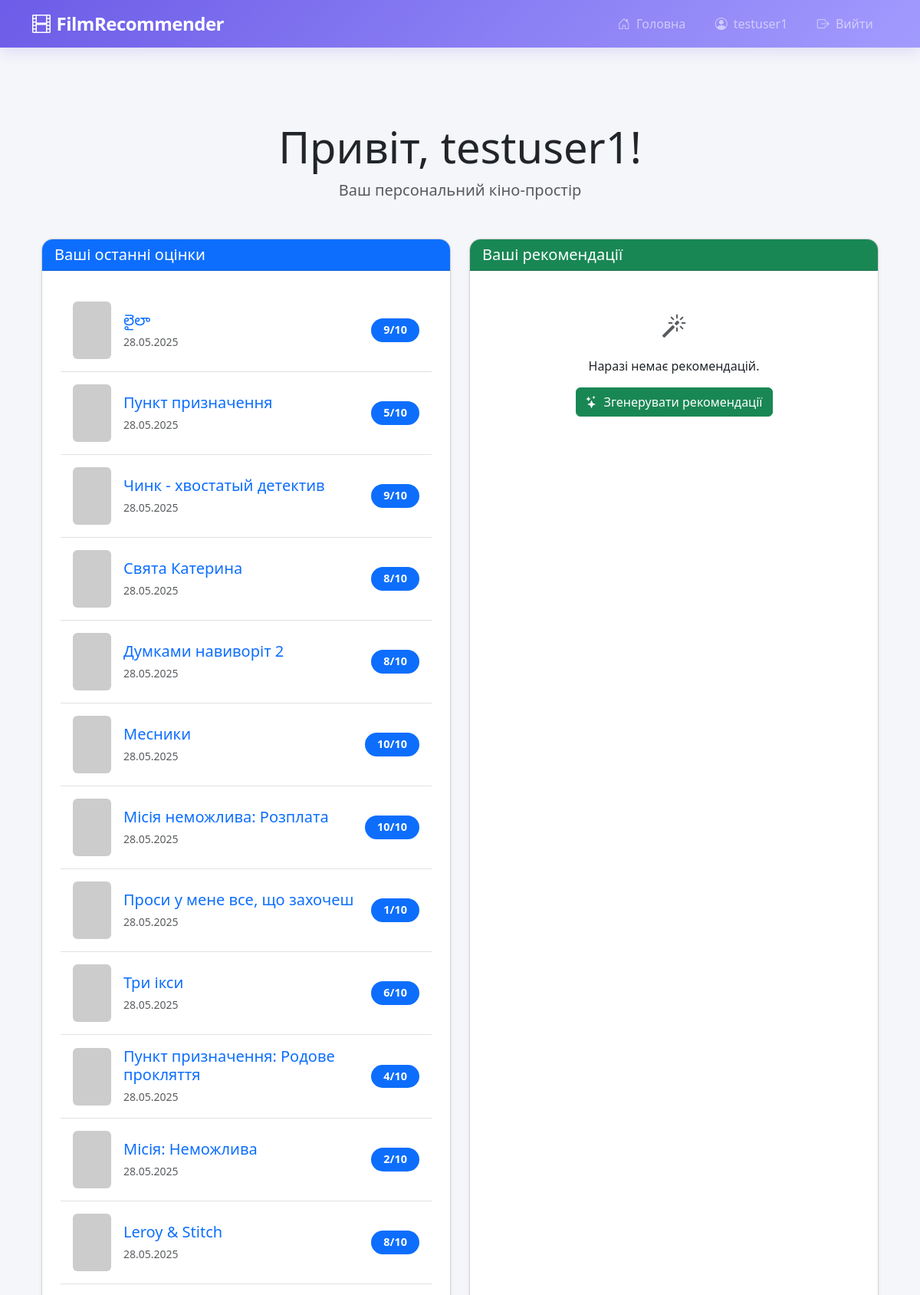
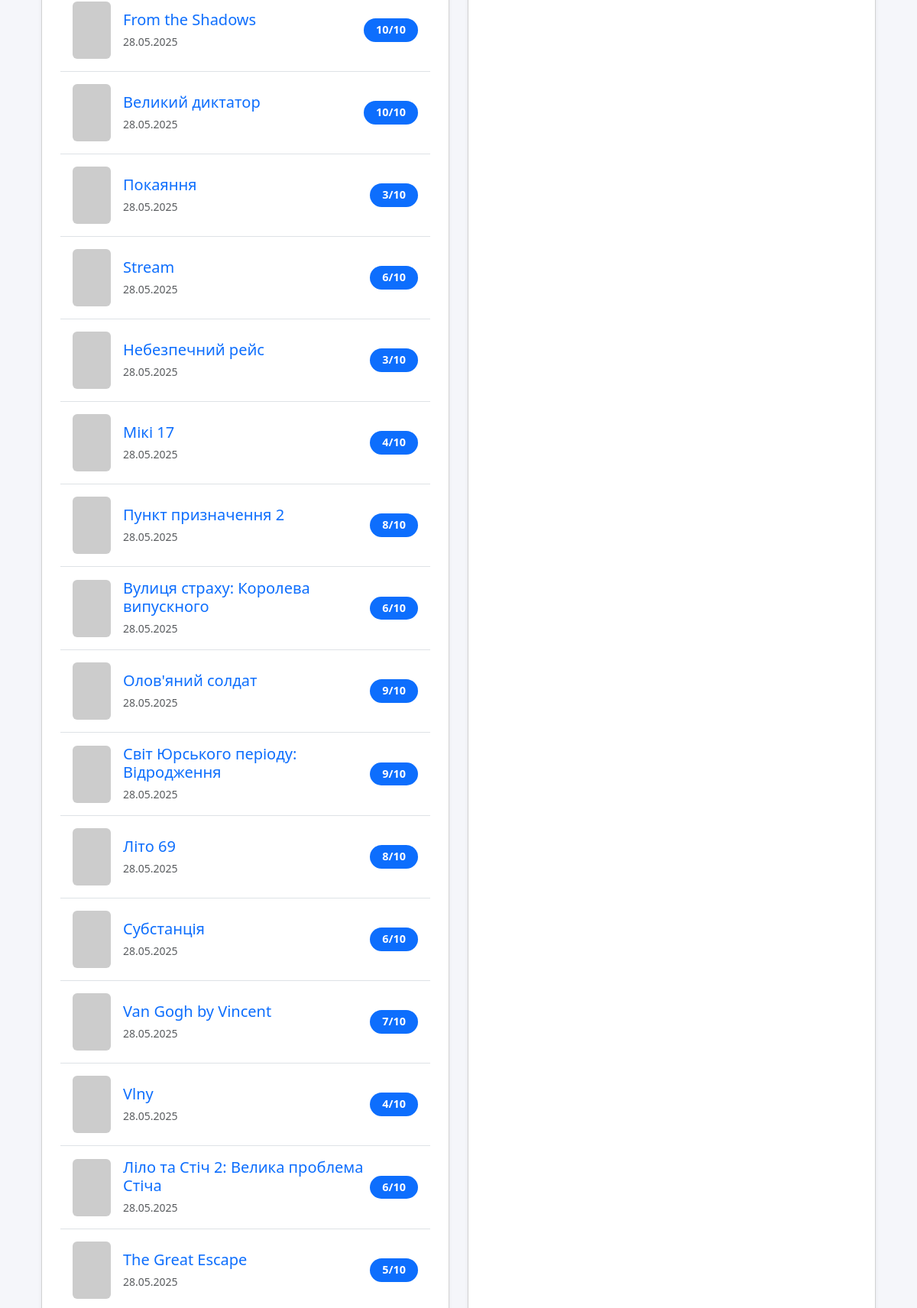
The app's page /account/ (signed in, upper part) with its own data (2 pictures, top to bottom).
### recommender/models.py (models this page shows, shortened)
class User(AbstractUser):
    pass

class Rating(models.Model):
    user = models.ForeignKey(User, on_delete=models.CASCADE, related_name='ratings', db_index=True)
    movie = models.ForeignKey(Movie, on_delete=models.CASCADE, related_name='ratings', db_index=True)
    score = models.IntegerField(validators=[MinValueValidator(1), MaxValueValidator(10)])
    created_at = models.DateTimeField(auto_now_add=True)
    class Meta:
        unique_together = ('user', 'movie') # Користувач може оцінити фільм лише один раз
        indexes = [
            models.Index(fields=['user']),
            models.Index(fields=['movie']),
            models.Index(fields=['score']),
        ]
        verbose_name = "Rating"
        verbose_name_plural = "Ratings"
        ordering = ['-created_at']

class Movie(models.Model):
    tmdb_id = models.IntegerField(unique=True)
    title = models.CharField(max_length=255)
    overview = models.TextField(blank=True, null=True)
    release_date = models.DateField(blank=True, null=True)
    poster_path = models.CharField(max_length=255, blank=True, null=True)
    poster_url = models.URLField(max_length=500, blank=True, null=True)
    backdrop_path = models.CharField(max_length=255, blank=True, null=True)
    backdrop_url = models.URLField(max_length=500, blank=True, null=True)
    vote_average = models.FloatField(default=0.0)
    vote_count = models.IntegerField(default=0)
    genres_json = models.JSONField(default=list, blank=True, null=True)
    directors_json = models.JSONField(default=list, blank=True, null=True)
    cast_json = models.JSONField(default=list, blank=True, null=True)
    production_countries_json = models.JSONField(default=list, blank=True, null=True)
    spoken_languages_json = models.JSONField(default=list, blank=True, null=True)
    keywords_json = models.JSONField(default=list, blank=True, null=True)
    class Meta:
        verbose_name = "Movie"
        verbose_name_plural = "Movies"
        ordering = ['title']

### recommender/views.py (the view)
# urls.py: path('account/', views.account_view, name='account'),
@login_required
def account_view(request):
    user_ratings = Rating.objects.filter(user=request.user).select_related('movie').order_by('-created_at')
    user_recommendations = UserRecommendation.objects.filter(user=request.user).select_related('movie').order_by(
        '-score')[:20] # Рекомендації можна залишити обмеженими, якщо їх багато
    context = {
        'user': request.user,
        'user_ratings': user_ratings,
        'user_recommendations': user_recommendations,
    }
    return render(request, 'account.html', context)

### recommender/templatetags/custom_filters.py (called while the page is built)
@register.filter
def safe_poster_url(poster_path, size='w500'):
    return get_movie_poster_url(poster_path, size)

### recommender/utils.py (called while the page is built)
def get_movie_poster_url(path, size='w500'):
    if path:
        return f"https://image.tmdb.org/t/p/{size}{path}"
    return None

### templates/account.html (shortened to what this page needs)
{% extends 'base.html' %}
{% load custom_filters %}
{% block content %}
<div class="container py-5">
    <div class="text-center mb-5">
        <h1 class="display-4">Привіт, {{ user.username }}!</h1>
        <p class="lead text-muted">Ваш персональний кіно-простір</p>
    </div>
    <div class="row g-4">
        <div class="col-lg-6">
            <div class="card shadow-sm h-100">
                <div class="card-header bg-primary text-white">
                    <h2 class="h5 mb-0">Ваші останні оцінки</h2>
                </div>
                <div class="card-body">
                    {% if user_ratings %}
                        <div class="list-group list-group-flush">
                            {% for rating in user_ratings %}
                                <div class="list-group-item d-flex justify-content-between align-items-center py-3">
                                    <div class="d-flex align-items-center">
                                        <img src="{{ rating.movie.poster_path|safe_poster_url:'w92' }}"
                                             class="rounded me-3"
                                             width="50"
                                             height="75"
                                             alt="{{ rating.movie.title }}"
                                             loading="lazy"
                                             onerror="this.onerror=null;this.src='https://via.placeholder.com/50x75?text=No+Poster';">
                                        <div>
                                            <a href="{% url 'movie_detail' rating.movie.id %}" class="text-decoration-none">
                                                <h5 class="mb-1">{{ rating.movie.title }}</h5>
                                            </a>
                                            <small class="text-muted">{{ rating.created_at|date:"d.m.Y" }}</small>
                                        </div>
                                    </div>
                                    <span class="badge bg-primary rounded-pill px-3 py-2">{{ rating.score }}/10</span>
                                </div>
                            {% endfor %}
                        </div>
                    {% else %}
                        <div class="text-center py-4">
                            <i class="bi bi-film text-muted" style="font-size: 2rem;"></i>
                            <p class="mt-3">Ви ще не оцінили жодного фільму.</p>
                            <a href="{% url 'index' %}" class="btn btn-outline-primary">Знайти фільми</a>
                        </div>
                    {% endif %}
                </div>
            </div>
        </div>
        <div class="col-lg-6">
            <div class="card shadow-sm h-100">
                <div class="card-header bg-success text-white">
                    <h2 class="h5 mb-0">Ваші рекомендації</h2>
                </div>
                <div class="card-body">
                    {% if user_recommendations %}
                        <div class="list-group list-group-flush">
                            {% for recommendation in user_recommendations %}
                                <div class="list-group-item d-flex justify-content-between align-items-center py-3">
                                    <div class="d-flex align-items-center">
                                        <img src="{{ recommendation.movie.poster_path|safe_poster_url:'w92' }}"
                                             class="rounded me-3"
                                             width="50"
                                             height="75"
                                             alt="{{ recommendation.movie.title }}"
                                             loading="lazy"
                                             onerror="this.onerror=null;this.src='https://via.placeholder.com/50x75?text=No+Poster';">
                                        <div>
                                            <a href="{% url 'movie_detail' recommendation.movie.id %}" class="text-decoration-none">
                                                <h5 class="mb-1">{{ recommendation.movie.title }}</h5>
                                            </a>
                                        </div>
                                    </div>
                                    <form method="post" action="{% url 'delete_user_recommendation' recommendation.id %}" class="mb-0">
                                        {% csrf_token %}
                                        <button type="submit" class="btn btn-outline-danger btn-sm"
                                                title="Видалити рекомендацію"
                                                onclick="return confirm('Видалити цю рекомендацію?')">
                                            <i class="bi bi-trash"></i>
                                        </button>
                                    </form>
                                </div>
                            {% endfor %}git checkout main
                        </div>
                    {% else %}
                        <div class="text-center py-4">
                            <i class="bi bi-magic text-muted" style="font-size: 2rem;"></i>
                            <p class="mt-3">Наразі немає рекомендацій.</p>
                            <form method="post" action="{% url 'generate_recommendations_page' %}" class="d-inline">
                                <button type="submit" class="btn btn-success">
                                    <i class="bi bi-stars me-2"></i>Згенерувати рекомендації
                                </button>
                            </form>
                        </div>
                    {% endif %}
                </div>
            </div>
        </div>
    </div>
</div>
{% endblock %}

### templates/base.html (shortened to what this page needs)
<!DOCTYPE html>
<html lang="uk">
<head>
    <link rel="stylesheet" href="https://cdn.jsdelivr.net/npm/bootstrap-icons@1.8.0/font/bootstrap-icons.css">
    <link rel="stylesheet" href="https://cdn.jsdelivr.net/npm/bootstrap@5.3.3/dist/css/bootstrap.min.css">
    <link rel="stylesheet" href="https://cdn.jsdelivr.net/npm/bootstrap-icons@1.11.3/font/bootstrap-icons.min.css">
</head>
<body>
    <nav class="navbar navbar-expand-lg navbar-dark sticky-top">
        <div class="container">
            <a class="navbar-brand d-flex align-items-center" href="{% url 'index' %}">
                <i class="bi bi-film me-2"></i>
                FilmRecommender
            </a>
            <div class="collapse navbar-collapse" id="navbarNav">
                <ul class="navbar-nav ms-auto">
                    <li class="nav-item">
                        <a class="nav-link" href="{% url 'index' %}">
                            <i class="bi bi-house-door me-1"></i> Головна
                        </a>
                    </li>
                    {% if user.is_authenticated %}
                    <li class="nav-item">
                        <a class="nav-link" href="{% url 'account' %}">
                            <i class="bi bi-person-circle me-1"></i> {{ user.username }}
                        </a>
                    </li>
                    <li class="nav-item">
                        <a class="nav-link" href="{% url 'logout' %}">
                            <i class="bi bi-box-arrow-right me-1"></i> Вийти
                        </a>
                    </li>
                    {% endif %}
                </ul>
            </div>
        </div>
    </nav>
    <main class="flex-grow-1">
        <div class="container my-5">
            {% block content %}
            {% endblock %}
        </div>
    </main>
</body>
</html>

### templates/base.html (style rules this page uses)
:root { --primary: #6c5ce7; --dark: #2d3436; --light: #f8f9fa; --gradient: linear-gradient(135deg, #6c5ce7 0%, #a29bfe 100%); }
body { background-color: #f5f6fa; font-family: 'Segoe UI', system-ui, -apple-system, sans-serif; min-height: 100vh; display: flex; flex-direction: column; }
.navbar { background: var(--gradient) !important; box-shadow: 0 4px 20px rgba(108, 92, 231, 0.2); }
.navbar-brand { font-weight: 700; font-size: 1.5rem; letter-spacing: -0.5px; }
.nav-link { font-weight: 500; padding: 0.5rem 1rem !important; border-radius: 50px; margin: 0 0.2rem; transition: all 0.3s ease; }
.card-body { padding: 1.5rem; flex-grow: 1; display: flex; flex-direction: column; }

### templates/account.html (style rules this page uses)
.card { border-radius: 15px; overflow: hidden; transition: transform 0.3s ease; }
.list-group-item { transition: background-color 0.2s; }
.badge { font-size: 0.9rem; }

### records on screen
User: username "testuser1"
Rating: movie "లైలా", created_at "28.05.2025", score "9"
Rating: movie "Пункт призначення", created_at "28.05.2025", score "5"
Rating: movie "Чинк - хвостатый детектив", created_at "28.05.2025", score "9"
Rating: movie "Свята Катерина", created_at "28.05.2025", score "8"
Rating: movie "Думками навиворіт 2", created_at "28.05.2025", score "8"
Rating: movie "Месники", created_at "28.05.2025", score "10"
Rating: movie "Місія неможлива: Розплата", created_at "28.05.2025", score "10"
Rating: movie "Проси у мене все, що захочеш", created_at "28.05.2025", score "1"
Rating: movie "Три ікси", created_at "28.05.2025", score "6"
Rating: movie "Пункт призначення: Родове прокляття", created_at "28.05.2025", score "4"
Rating: movie "Місія: Неможлива", created_at "28.05.2025", score "2"
Rating: movie "Leroy & Stitch", created_at "28.05.2025", score "8"
Rating: movie "From the Shadows", created_at "28.05.2025", score "10"
Rating: movie "Великий диктатор", created_at "28.05.2025", score "10"
Rating: movie "Покаяння", created_at "28.05.2025", score "3"
Rating: movie "Stream", created_at "28.05.2025", score "6"
Rating: movie "Небезпечний рейс", created_at "28.05.2025", score "3"
Rating: movie "Мікі 17", created_at "28.05.2025", score "4"
Rating: movie "Пункт призначення 2", created_at "28.05.2025", score "8"
Rating: movie "Вулиця страху: Королева випускного", created_at "28.05.2025", score "6"
Rating: movie "Олов'яний солдат", created_at "28.05.2025", score "9"
Rating: movie "Світ Юрського періоду: Відродження", created_at "28.05.2025", score "9"
Rating: movie "Літо 69", created_at "28.05.2025", score "8"
Rating: movie "Субстанція", created_at "28.05.2025", score "6"
Rating: movie "Van Gogh by Vincent", created_at "28.05.2025", score "7"
Rating: movie "Vlny", created_at "28.05.2025", score "4"
Rating: movie "Ліло та Стіч 2: Велика проблема Стіча", created_at "28.05.2025", score "6"
Rating: movie "The Great Escape", created_at "28.05.2025", score "5"
